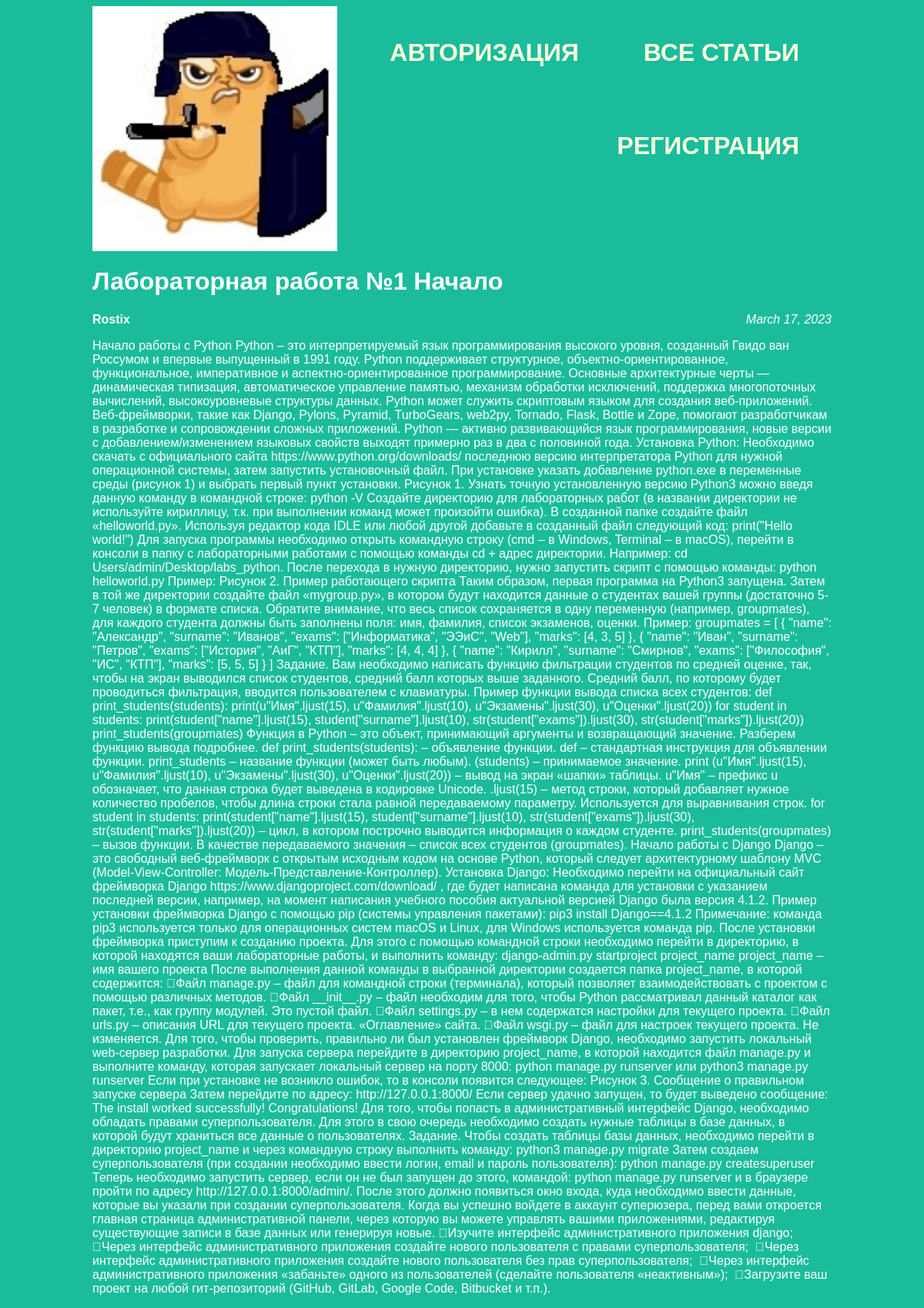
The app's page /article/1 with its own data.
### articles/models.py (models this page shows, shortened)
class Article(models.Model):
    title = models.CharField(max_length=200)
    author = models.ForeignKey(User, on_delete=models.CASCADE)
    text = models.TextField()
    created_date = models.DateField(auto_now_add=True)

### articles/views.py (the view)
# urls.py: re_path(r'^article/(?P<article_id>\d+)$', views.get_article, name='get_article'),
def get_article(request, article_id):
    try:
        post = Article.objects.get(id=article_id)
        return render(request, 'article.html', {"post": post})
    except Article.DoesNotExist:
        raise Http404

### articles/templates/article.html (shortened to what this page needs)
<DOCTYPE! html>
<head>
     <link rel="stylesheet" href="{{ STATIC_URL }}/static/article.css">
</head>
<body class="article">
	<div class="header">
		<img src="{{ STATIC_URL }}/static/img/logo.png" />
		<a href="{{BASE_DIR}}/archive"/><h1>ВСЕ СТАТЬИ</h1></a>
		{% if request.user.is_authenticated %}
		<a href="{{BASE_DIR}}/article/new"><h1>СОЗДАТЬ СТАТЬЮ</h1></a>
		<a href="{{BASE_DIR}}/logout/"><h1>ВЫЙТИ</h1></a>
		<h1>ПРИВЕТ, ПОЛЬЗОВАТЕЛЬ {{ request.user.username}}!</h1>
		{% else %}
		<a href="{{BASE_DIR}}/auth"><h1>АВТОРИЗАЦИЯ</h1></a>
		<a href="{{BASE_DIR}}/reg"><h1>РЕГИСТРАЦИЯ</h1></a>
		{% endif %}
	</div>
	<div class="article">
		<h1 class="post-title">{{ post.title }}</h1>
		<div class="article-info">
			<div class="article-author">{{ post.author.username }}</div>
			<div class="article-created-date">{{ post.created_date }}</div>
		</div>
		<p class="article-text">{{ post.text }}</p>
	</div>
</body>

### articles/static/article.css (style rules this page uses)
body { background: #1abc9c; font-family: Tahoma, Arial, sans-serif; color: #ffffff; }
.header { display: inline-block; }
.article { width: 960px; margin-left: auto; margin-right: auto; }
.header img { display: block; width: 318px; margin-left: auto; margin-right: auto; float: left; }
.header a { text-decoration: none; }
.header a h1 { float: right; color: #ffffdd; text-align: center; margin: 42px; }
.article-author { width: 50%; float: left; font-weight: bold; }
.article-created-date { text-align: right; font-style: italic; }

### records on screen
Article: title "Лабораторная работа №1 Начало", author.username "Rostix", created_date "March 17, 2023", text "Начало работы с Python Python – это интерпретируемый язык программирования высокого уровня, созданный Гвидо ван Россумом и впервые выпущенный в 1991 году. Python поддерживает структурное, объектно-ориентированное, функциональное, императивное и аспектно-ориентированное программирование. Основные архитектурные черты — динамическая типизация, автоматическое управление памятью, механизм обработки исключений, поддержка многопоточных вычислений, высокоуровневые структуры данных. Python может служить скриптовым языком для создания веб-приложений. Веб-фреймворки, такие как Django, Pylons, Pyramid, TurboGears, web2py, Tornado, Flask, Bottle и Zope, помогают разработчикам в разработке и…"
